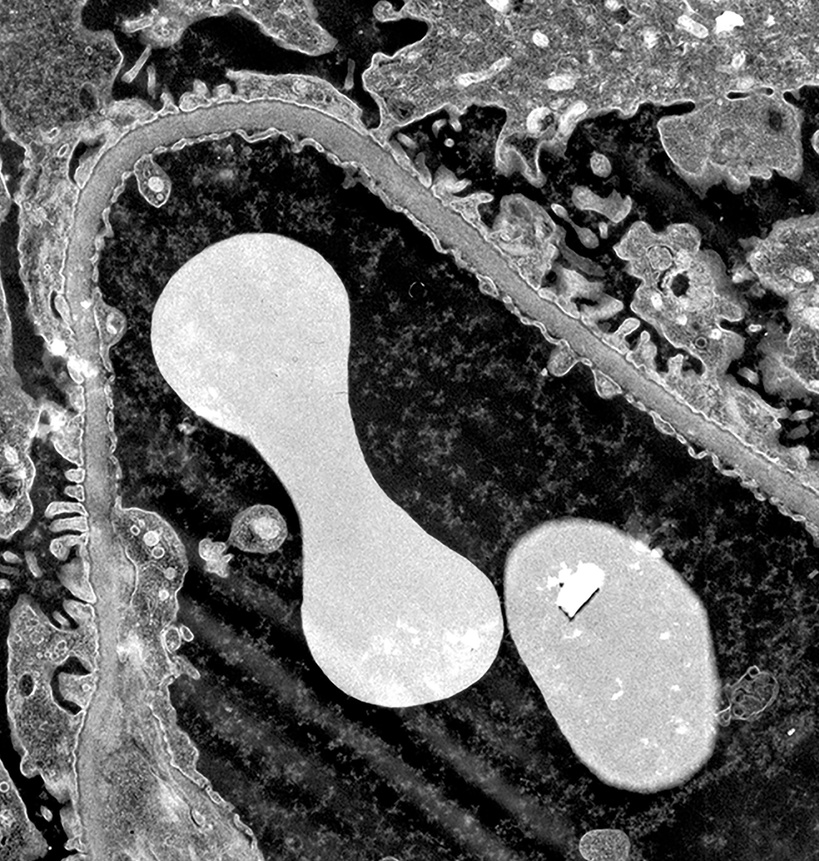
#> input picture image_for_segmentation.jpg, 819 x 861 px, shrunk from 1657 x 1741 before the run
$ python image_segmentation_algorithms.py
#> lines starting #> are read from the running program, lines starting #| are printed output that depends on the picture; after the words box and inside, x2 and y2 are one past the last pixel; in counts of white or black regions, pixels touching at a corner belong together
#> further down, img is the input picture: shape (861, 819, 3); min 0, max 255, mean 100.9
# Import libraries
from copy import deepcopy
import cv2
import numpy as np
from skimage import data, img_as_float
from skimage.segmentation import (morphological_chan_vese, checkerboard_level_set)
from matplotlib import pyplot as plt
from sklearn.cluster import KMeans
from skimage.color import rgb2hsv


def store_evolution_in(lst):
    """Returns a callback function to store the evolution of the level sets in
    the given list.
    """

    def _store(x):
        lst.append(np.copy(x))

    return _store


# calculation of chan vese segmentation
def calculate_chanVese(img):
    gray = img.sum(-1)
    image = img_as_float(gray)
    # Initial level set
    init_ls = checkerboard_level_set(image.shape, 6)
    # List with intermediate results for plotting the evolution
    evolution = []
    callback = store_evolution_in(evolution)
    ls = morphological_chan_vese(image, 35, init_level_set=init_ls, smoothing=3,
                                 iter_callback=callback)
    print("chan vese done")

    return ls


# calculation of canny edges segmentation
def calculate_canny_edges(img):
    b, g, r = cv2.split(img)
    rgb_img = cv2.merge([r, g, b])

    gray = cv2.cvtColor(img, cv2.COLOR_BGR2GRAY)
    ret, thresh = cv2.threshold(gray, 0, 255, cv2.THRESH_BINARY_INV + cv2.THRESH_OTSU)
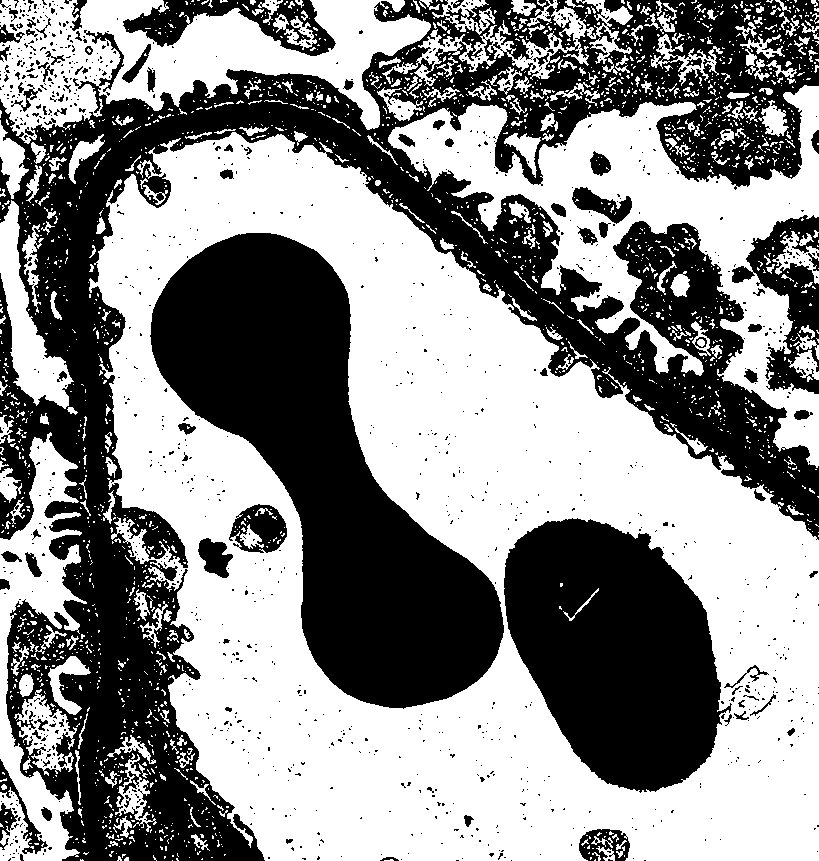
#> thresh: shape (861, 819); 54.9% white; 1203 black regions (1107 under 20 px), largest, box (x1, y1, x2, y2) and area: (0, 0, 819, 861) 175977, (150, 233, 504, 709) 73053, (504, 518, 732, 793) 42980
#> ret = 107

    # noise removal
    kernel = np.ones((2, 2), np.uint8)
    # opening = cv2.morphologyEx(thresh,cv2.MORPH_OPEN,kernel, iterations = 2)
    closing = cv2.morphologyEx(thresh, cv2.MORPH_CLOSE, kernel, iterations=2)
#> closing: shape (861, 819); 57.3% white; 305 black regions (163 under 20 px), largest, box (x1, y1, x2, y2) and area: (0, 0, 819, 861) 155845, (153, 235, 506, 710) 73034, (506, 521, 723, 793) 42877

    # sure background area
    sure_bg = cv2.dilate(closing, kernel, iterations=3)
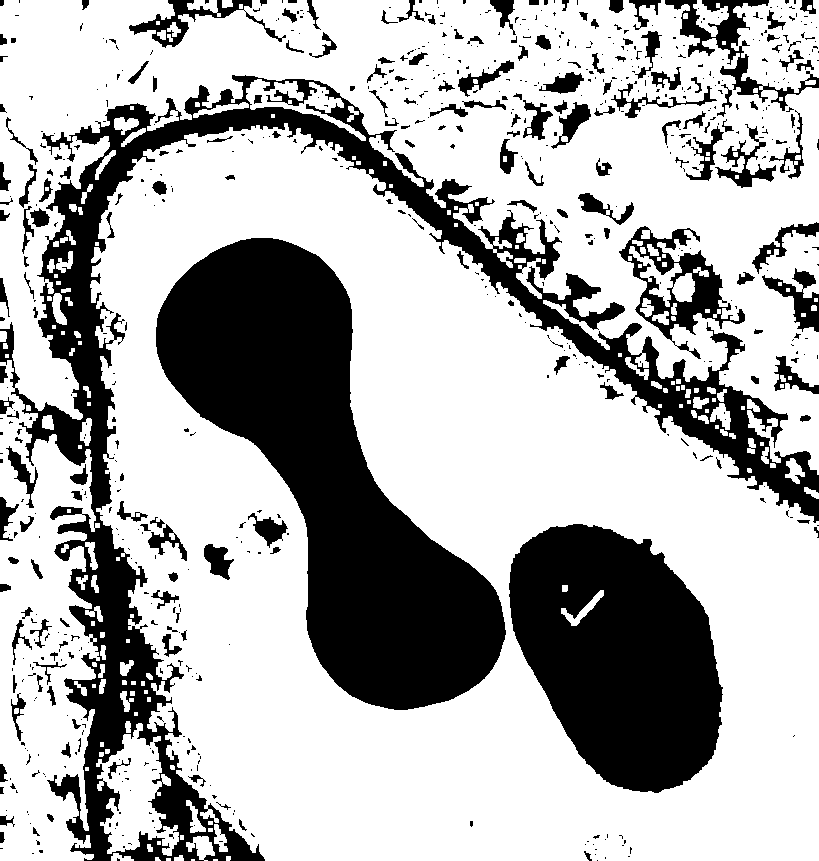
#> sure_bg: shape (861, 819); 69.6% white; 696 black regions (505 under 20 px), largest, box (x1, y1, x2, y2) and area: (156, 238, 506, 710) 70523, (0, 75, 819, 861) 67114, (509, 524, 723, 793) 41037

    for i in range(0):
        closing = cv2.morphologyEx(sure_bg, cv2.MORPH_CLOSE, kernel, iterations=2)

        # sure background area
        sure_bg = cv2.dilate(closing, kernel, iterations=3)

    edged = cv2.Canny(sure_bg, 30, 300)
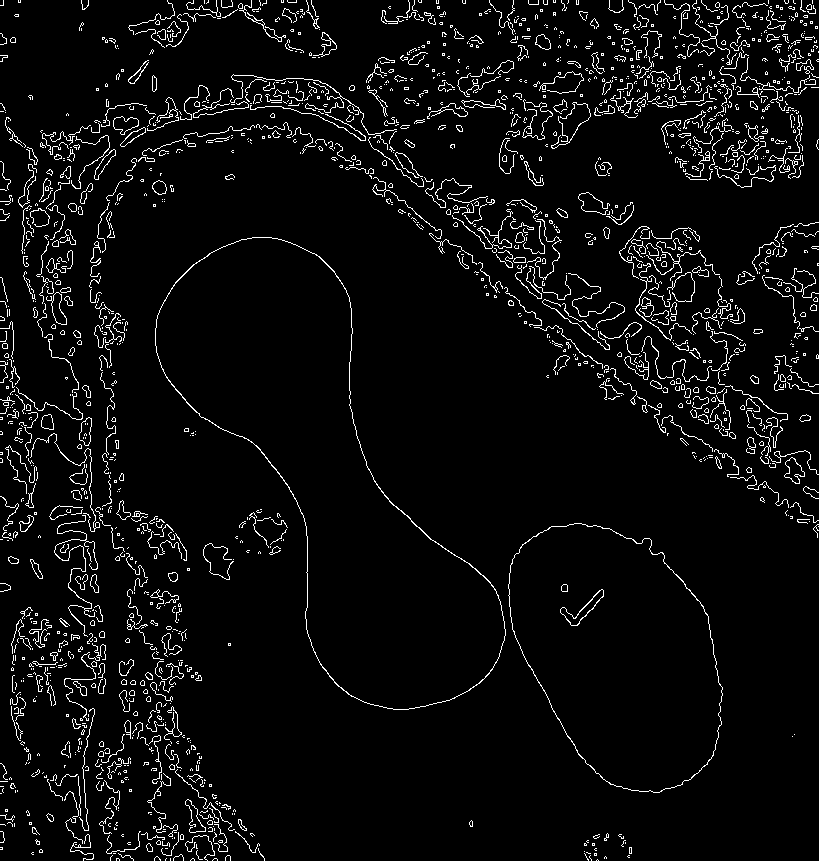
#> edged: shape (861, 819); 4.8% white in thin lines or dots
    contours, hierarchy = cv2.findContours(edged, cv2.RETR_EXTERNAL, cv2.CHAIN_APPROX_NONE)
#> contours = 1658 contours, 1557 with area under 20; largest, box (x1, y1, x2, y2) and area: (155, 237, 506, 710) 70624, (508, 523, 723, 793) 41494, (784, 457, 805, 484) 276, (113, 116, 139, 135) 276, (46, 292, 67, 325) 272
    ret2 = cv2.drawContours(img, contours, -1, (0, 255, 0), 3)
#> in calculate_chanVese, `ls = morphological_chan_vese(image, 35, init_level_set=init_ls, smooth..`:
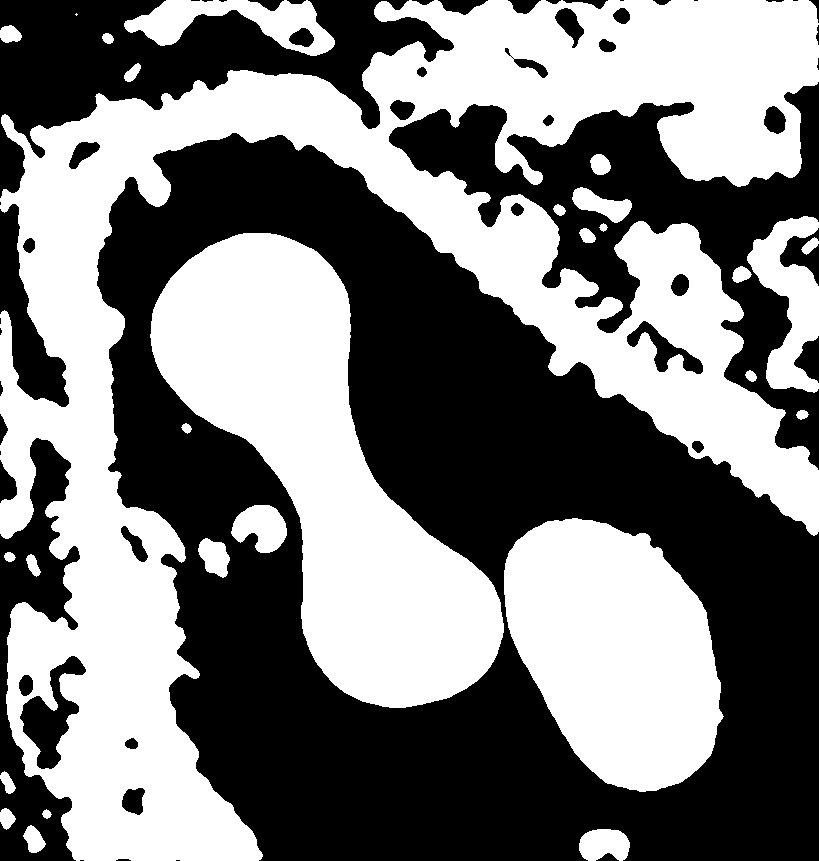
#> ls: shape (861, 819) int8; values 0 (black) and 1 (white), 48.7% white; 28 white regions (1 under 20 px), largest, box (x1, y1, x2, y2) and area: (0, 0, 819, 861) 207356, (150, 233, 504, 708) 73130, (504, 518, 724, 792) 43274

    print("canny edges done")

    return ret2


# calculation of kmeans segmentation
def calculate_kmeans(img):
    x = np.array(img)

    z = np.dstack((x, rgb2hsv(x)))
    starting_shape = z.shape
#> starting_shape = (861, 819, 6)

    vectorized = np.float32(z.reshape((-1, 6)))

    kmeans = KMeans(random_state=0, init='random', n_clusters=4)
    labels = kmeans.fit_predict(vectorized)

    pic = labels.reshape(starting_shape[0], starting_shape[1])
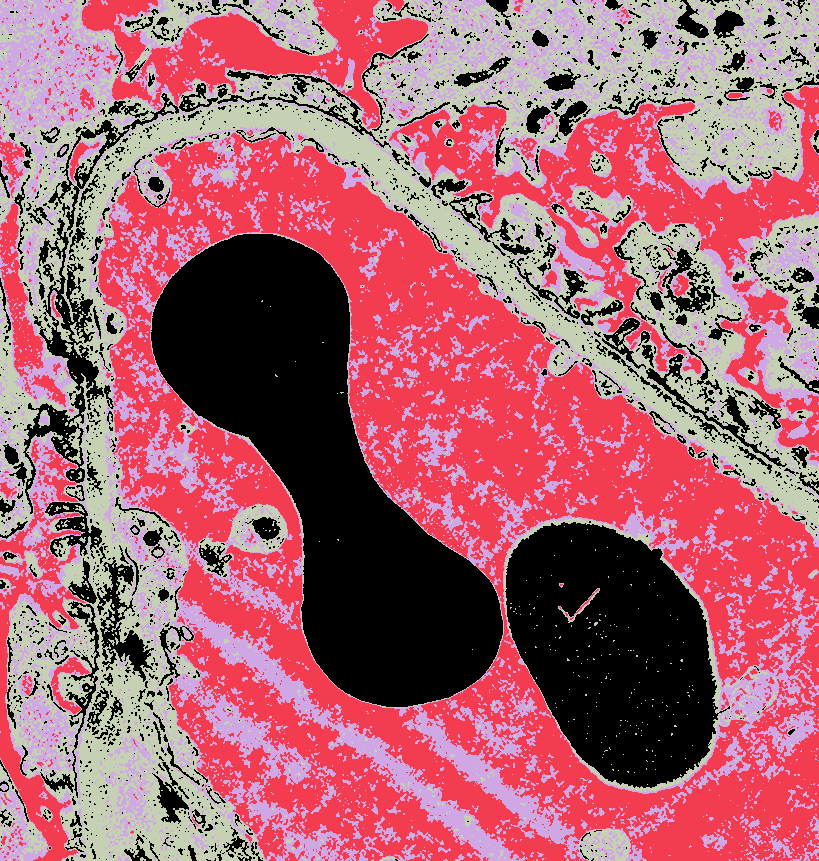
#> pic: shape (861, 819) int32; 4 distinct labels, from 0 to 3; one colour per label, 0 black
    print("kmeans done")

    return pic


# present the segmented images on a plot
def present_plot(img, canny, k, chan, ls):
    fig, axes = plt.subplots(2, 2, figsize=(15, 15))
    ax = axes.flatten()

    ax[0].imshow(img, cmap="gray")
    ax[0].set_axis_off()
    ax[0].set_title("Original Image", fontsize=12)

    ax[1].imshow(canny, cmap="gray")
    ax[1].set_axis_off()
    ax[1].set_title("Canny Edges Segmentation", fontsize=12)

    ax[2].imshow(chan, cmap="gray")
    ax[2].set_axis_off()
    ax[2].contour(ls, [0.5], colors='r')
    ax[2].set_title("Chan Vese Snakes Unsupervised Segmentation", fontsize=12)

    ax[3].imshow(k)
    ax[3].set_axis_off()
    ax[3].set_title("Kmeans Segmentation", fontsize=12)

    plt.show()
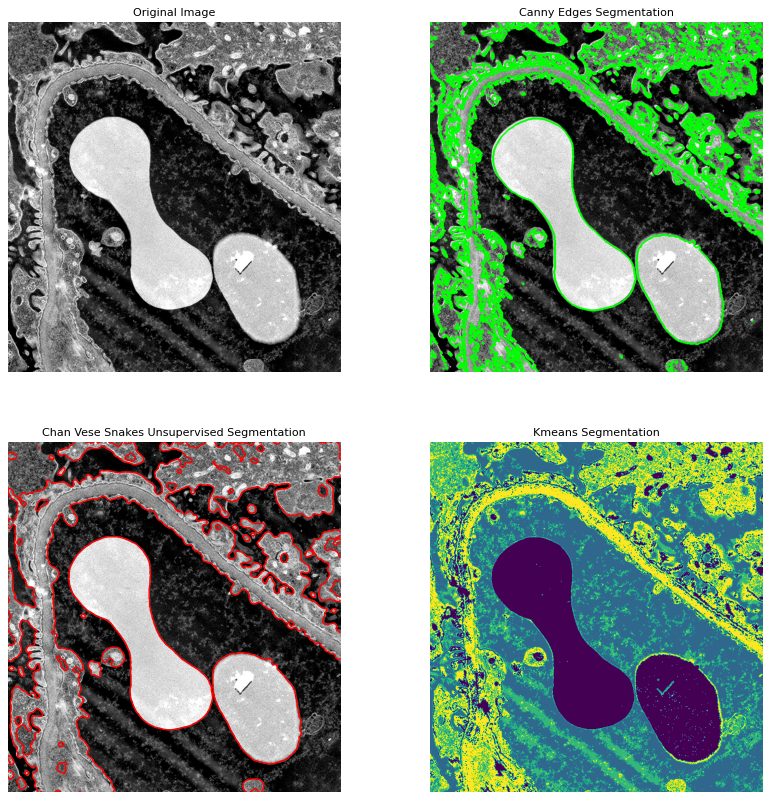
#> figure drawn by matplotlib, 4 panels


if __name__ == "__main__":
    img = cv2.imread('image_for_segmentation.jpg')

    canny_edges = deepcopy(img)
    chanVese = deepcopy(img)
    kmeans = deepcopy(img)
    # call the functions
    canny_edges = calculate_canny_edges(canny_edges)
    ls = calculate_chanVese(chanVese)
    kmeans = calculate_kmeans(kmeans)
    # present the results
    present_plot(img, canny_edges, kmeans, chanVese, ls)
